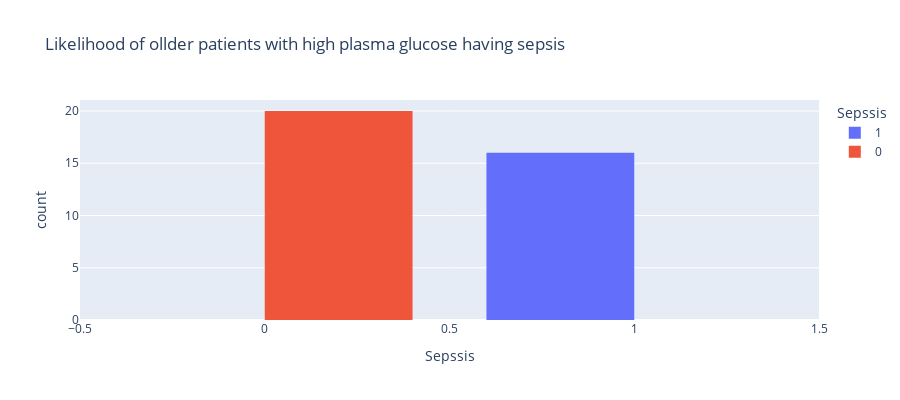

Here is the notebook cell this chart was saved with:
### Code cell
fig = px.histogram(old_and_glucose, x="Sepssis",  barmode='group', color ='Sepssis',
             height=400,title='Likelihood of older patients with high plasma glucose having sepsis')
fig.show()

### Figure 1 — Plotly figure (JSON) as saved in the notebook; plotly's stock layout.template omitted (floating-point values rounded to 4 significant figures)
{"data": [{"alignmentgroup": "True", "bingroup": "x", "hovertemplate": "Sepssis=%{x}<br>count=%{y}<extra></extra>", "legendgroup": "1", "marker": {"color": "#636efa", "pattern": {"shape": ""}}, "name": "1", "offsetgroup": "1", "orientation": "v", "showlegend": true, "type": "histogram", "x": [1, 1, 1, 1, 1, 1, 1, 1, 1, 1, 1, 1, 1, 1, 1, 1], "xaxis": "x", "yaxis": "y"}, {"alignmentgroup": "True", "bingroup": "x", "hovertemplate": "Sepssis=%{x}<br>count=%{y}<extra></extra>", "legendgroup": "0", "marker": {"color": "#EF553B", "pattern": {"shape": ""}}, "name": "0", "offsetgroup": "0", "orientation": "v", "showlegend": true, "type": "histogram", "x": [0, 0, 0, 0, 0, 0, 0, 0, 0, 0, 0, 0, 0, 0, 0, 0, 0, 0, 0, 0], "xaxis": "x", "yaxis": "y"}], "layout": {"barmode": "group", "height": 400, "legend": {"title": {"text": "Sepssis"}, "tracegroupgap": 0}, "title": {"text": "Likelihood of ollder patients with high plasma glucose having sepsis"}, "xaxis": {"anchor": "y", "categoryarray": [1, 0], "categoryorder": "array", "domain": [0, 1], "title": {"text": "Sepssis"}}, "yaxis": {"anchor": "x", "domain": [0, 1], "title": {"text": "count"}}}}
